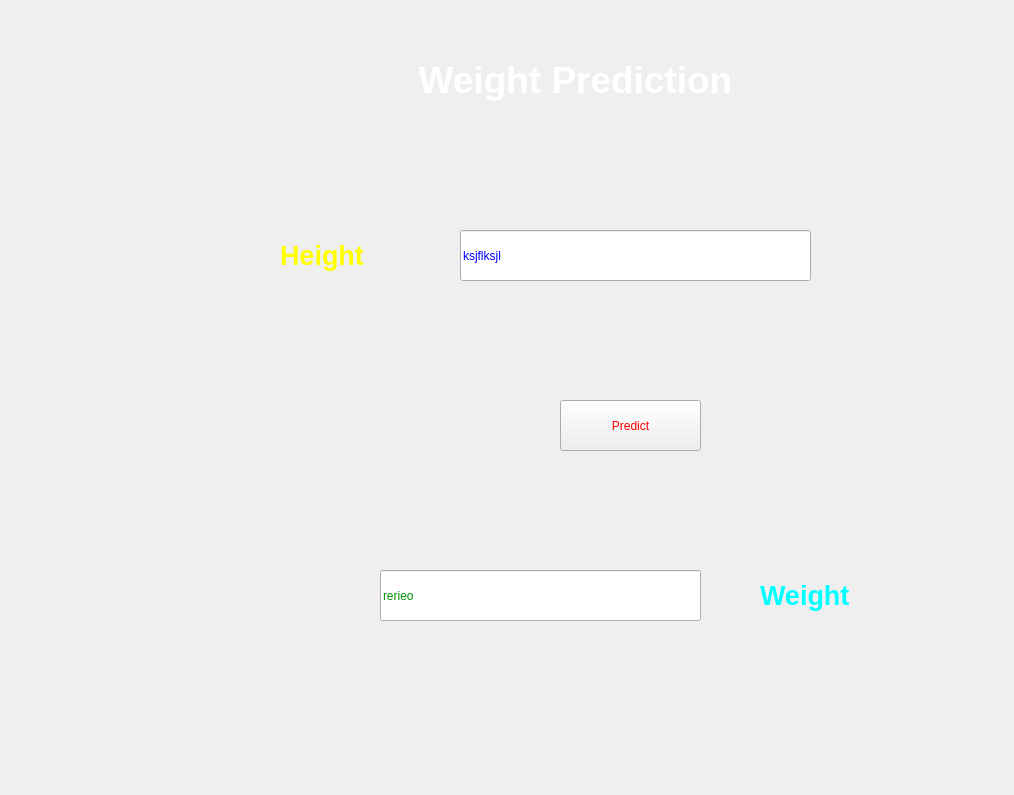
<?xml version="1.0" encoding="UTF-8"?>
<ui version="4.0">
 <class>Form</class>
 <widget class="QWidget" name="Form">
  <property name="geometry">
   <rect>
    <x>0</x>
    <y>0</y>
    <width>1014</width>
    <height>795</height>
   </rect>
  </property>
  <property name="windowTitle">
   <string>Height_Weight_Prediction</string>
  </property>
  <widget class="QLabel" name="label">
   <property name="geometry">
    <rect>
     <x>4</x>
     <y>-5</y>
     <width>1011</width>
     <height>801</height>
    </rect>
   </property>
   <property name="text">
    <string/>
   </property>
   <property name="pixmap">
    <pixmap>Height_weight.jpg</pixmap>
   </property>
   <property name="scaledContents">
    <bool>true</bool>
   </property>
  </widget>
  <widget class="QLabel" name="label_2">
   <property name="geometry">
    <rect>
     <x>340</x>
     <y>50</y>
     <width>471</width>
     <height>61</height>
    </rect>
   </property>
   <property name="text">
    <string>&lt;html&gt;&lt;head/&gt;&lt;body&gt;&lt;p align=&quot;center&quot;&gt;&lt;span style=&quot; font-size:28pt; font-weight:600; color:#ffffff;&quot;&gt;Weight Prediction&lt;/span&gt;&lt;/p&gt;&lt;/body&gt;&lt;/html&gt;</string>
   </property>
  </widget>
  <widget class="QLabel" name="label_3">
   <property name="geometry">
    <rect>
     <x>280</x>
     <y>220</y>
     <width>131</width>
     <height>71</height>
    </rect>
   </property>
   <property name="text">
    <string>&lt;html&gt;&lt;head/&gt;&lt;body&gt;&lt;p&gt;&lt;span style=&quot; font-size:20pt; font-weight:600; color:#ffff00;&quot;&gt;Height&lt;/span&gt;&lt;/p&gt;&lt;/body&gt;&lt;/html&gt;</string>
   </property>
  </widget>
  <widget class="QLabel" name="label_4">
   <property name="geometry">
    <rect>
     <x>760</x>
     <y>560</y>
     <width>131</width>
     <height>71</height>
    </rect>
   </property>
   <property name="text">
    <string>&lt;html&gt;&lt;head/&gt;&lt;body&gt;&lt;p&gt;&lt;span style=&quot; font-size:20pt; font-weight:600; color:#00ffff;&quot;&gt;Weight&lt;/span&gt;&lt;/p&gt;&lt;/body&gt;&lt;/html&gt;</string>
   </property>
  </widget>
  <widget class="QLineEdit" name="height">
   <property name="geometry">
    <rect>
     <x>460</x>
     <y>230</y>
     <width>351</width>
     <height>51</height>
    </rect>
   </property>
   <property name="styleSheet">
    <string notr="true">font: 75 italic 18pt &quot;Comic Sans MS&quot;;color:rgb(0, 0, 255)</string>
   </property>
   <property name="text">
    <string>ksjflksjl</string>
   </property>
  </widget>
  <widget class="QPushButton" name="predict">
   <property name="geometry">
    <rect>
     <x>560</x>
     <y>400</y>
     <width>141</width>
     <height>51</height>
    </rect>
   </property>
   <property name="styleSheet">
    <string notr="true">font: 75 16pt &quot;Comic Sans MS&quot;;color:rgb(255, 0, 0)</string>
   </property>
   <property name="text">
    <string>Predict</string>
   </property>
  </widget>
  <widget class="QLineEdit" name="weight">
   <property name="geometry">
    <rect>
     <x>380</x>
     <y>570</y>
     <width>321</width>
     <height>51</height>
    </rect>
   </property>
   <property name="styleSheet">
    <string notr="true">font: 75 italic 18pt &quot;Comic Sans MS&quot;;color:rgb(0, 145, 0)</string>
   </property>
   <property name="text">
    <string>rerieo</string>
   </property>
  </widget>
 </widget>
 <resources/>
 <connections/>
</ui>
